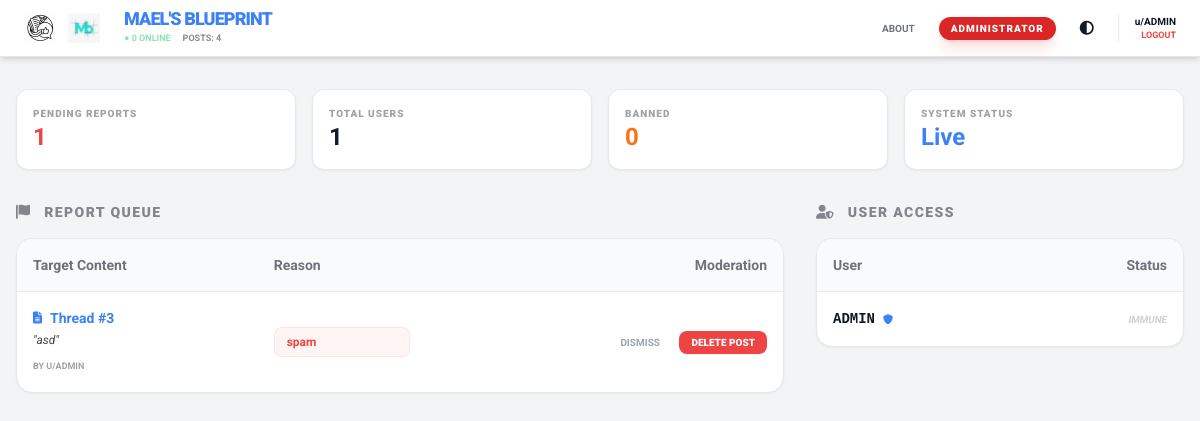
The page /admin (signed in) on the database its author committed.
### app.py (models this page shows)
class Report(db.Model):
    id = db.Column(db.Integer, primary_key=True)
    thread_id = db.Column(db.Integer, db.ForeignKey('thread.id'), nullable=True)
    comment_id = db.Column(db.Integer, db.ForeignKey('comment.id'), nullable=True)
    reason = db.Column(db.String(200))
    reporter = db.Column(db.String(20))
    thread = db.relationship('Thread', backref='reported_in')
    comment = db.relationship('Comment', backref='reported_in')

class Thread(db.Model):
    id = db.Column(db.Integer, primary_key=True)
    faculty = db.Column(db.String(50))
    subject_code = db.Column(db.String(20))
    subject_name = db.Column(db.String(100))
    content = db.Column(db.Text)
    file_path = db.Column(db.String(200), nullable=True)
    author = db.Column(db.String(20))
    date_posted = db.Column(db.DateTime, default=lambda: datetime.now(timezone.utc))
    votes = db.relationship('Vote', backref='thread', cascade="all, delete-orphan")
    comments = db.relationship('Comment', backref='thread', cascade="all, delete-orphan")

class User(db.Model):
    id = db.Column(db.Integer, primary_key=True)
    student_id = db.Column(db.String(11), unique=True, nullable=False)
    password = db.Column(db.String(100), nullable=False)
    is_banned = db.Column(db.Boolean, default=False)
    is_admin = db.Column(db.Boolean, default=False)

### app.py (the view)
@app.route('/admin')
def admin():
    if not session.get('is_admin'): return redirect(url_for('index'))
    return render_template('admin.html', reports=Report.query.all(), users=User.query.all())

### app.py (called while the page is built)
@app.context_processor
def inject_globals():
    user_votes = []
    if 'user' in session:
        v_list = Vote.query.filter_by(user_id=session['user']).all()
        user_votes = [f"t{v.thread_id}" if v.thread_id else f"c{v.comment_id}" for v in v_list]
    return dict(
        uv=user_votes,
        total_posts=Thread.query.count(),
        total_votes=Vote.query.count(),
        online_users=active_users,
        site_name="Mael's Blueprint"
    )

### templates/admin.html (shortened to what this page needs)
<!DOCTYPE html>
<html lang="en">
<head>
    <script src="https://cdn.tailwindcss.com"></script>
    <link rel="stylesheet" href="https://cdnjs.cloudflare.com/ajax/libs/font-awesome/6.0.0/css/all.min.css">
</head>
<body class="bg-gray-100 dark:bg-[#030303] text-gray-900 dark:text-[#D7DADC] min-h-screen transition-colors">
    <nav class="sticky top-0 z-50 bg-white dark:bg-[#1A1A1B] border-b dark:border-[#343536] px-6 py-2 flex justify-between items-center shadow-md">
        <div class="flex items-center gap-6">
            <div class="flex items-center gap-3">
                <img src="{{ url_for('static', filename='logo.png') }}" class="w-8 h-8 object-contain cursor-pointer" onclick="location.href='/'">
                <img src="{{ url_for('static', filename='logo2.png') }}" class="w-8 h-8 object-contain cursor-pointer" onclick="location.href='/'">
            </div>
            <div class="flex flex-col cursor-pointer" onclick="location.href='/'">
                <h1 class="font-black text-lg text-blue-500 leading-none uppercase tracking-tighter">Mael's Blueprint</h1>
                <div class="flex gap-3 text-[9px] font-bold opacity-50 uppercase mt-1">
                    <span class="text-green-500">● <span id="online-count">{{ online_users }}</span> Online</span>
                    <span>Posts: {{ total_posts }}</span>
                </div>
            </div>
        </div>
        <div class="flex items-center gap-4">
            <a href="/about" class="text-[10px] font-bold uppercase opacity-60 hover:opacity-100 transition-all mr-2">About</a>
            <span class="bg-red-600 text-white px-3 py-1 rounded-full text-[10px] font-black uppercase tracking-widest shadow-lg shadow-red-500/20">Administrator</span>
            <button onclick="toggleDarkMode()" class="p-2 rounded-full hover:bg-gray-100 dark:hover:bg-gray-800 transition-colors">
                <i class="fas fa-adjust text-sm"></i>
            </button>
            <div class="flex flex-col items-end border-l dark:border-[#343536] pl-4">
                <span class="text-[10px] font-bold">u/{{ session['user'] }}</span>
                <a href="/logout" class="text-[9px] text-red-500 font-bold uppercase hover:underline">Logout</a>
            </div>
        </div>
    </nav>
    <main class="max-w-7xl mx-auto mt-8 px-4 pb-20">
        <div class="grid grid-cols-2 md:grid-cols-4 gap-4 mb-8">
            <div class="bg-white dark:bg-[#1A1A1B] p-4 rounded-xl border dark:border-[#343536] shadow-sm">
                <p class="text-[10px] font-black opacity-40 uppercase tracking-widest">Pending Reports</p>
                <p class="text-2xl font-bold {{ 'text-red-500' if reports|length > 0 else 'text-green-500' }}">{{ reports|length }}</p>
            </div>
            <div class="bg-white dark:bg-[#1A1A1B] p-4 rounded-xl border dark:border-[#343536] shadow-sm">
                <p class="text-[10px] font-black opacity-40 uppercase tracking-widest">Total Users</p>
                <p class="text-2xl font-bold">{{ users|length }}</p>
            </div>
            <div class="bg-white dark:bg-[#1A1A1B] p-4 rounded-xl border dark:border-[#343536] shadow-sm">
                <p class="text-[10px] font-black opacity-40 uppercase tracking-widest">Banned</p>
                <p class="text-2xl font-bold text-orange-500">{{ users|selectattr('is_banned')|list|length }}</p>
            </div>
            <div class="bg-white dark:bg-[#1A1A1B] p-4 rounded-xl border dark:border-[#343536] shadow-sm">
                <p class="text-[10px] font-black opacity-40 uppercase tracking-widest">System Status</p>
                <p class="text-2xl font-bold text-blue-500">Live</p>
            </div>
        </div>
        <div class="grid grid-cols-1 lg:grid-cols-12 gap-8">
            <div class="lg:col-span-8">
                <h2 class="text-sm font-black uppercase opacity-50 mb-4 tracking-widest"><i class="fas fa-flag mr-2"></i> Report Queue</h2>
                <div class="bg-white dark:bg-[#1A1A1B] rounded-2xl border dark:border-[#343536] overflow-hidden shadow-sm">
                    <table class="w-full text-left text-sm">
                        <thead class="bg-gray-50 dark:bg-[#151516] border-b dark:border-[#343536]">
                            <tr>
                                <th class="p-4 font-bold opacity-60">Target Content</th>
                                <th class="p-4 font-bold opacity-60">Reason</th>
                                <th class="p-4 font-bold opacity-60 text-right">Moderation</th>
                            </tr>
                        </thead>
                        <tbody class="divide-y dark:divide-[#343536]">
                            {% if reports %}
                                {% for r in reports %}
                                <tr class="hover:bg-gray-50 dark:hover:bg-white/5 transition">
                                    <td class="p-4">
                                        <div class="flex flex-col gap-1">
                                            {% if r.thread_id %}
                                                <div class="flex items-center gap-2">
                                                    <i class="fas fa-file-alt text-blue-500 text-xs"></i>
                                                    <a href="/thread/{{ r.thread_id }}" class="font-bold text-blue-500 hover:underline">Thread #{{ r.thread_id }}</a>
                                                </div>
                                                <p class="text-xs italic opacity-80 line-clamp-2">"{{ r.thread.content }}"</p>
                                            {% elif r.comment_id %}
                                                <div class="flex items-center gap-2">
                                                    <i class="fas fa-comment-dots text-purple-500 text-xs"></i>
                                                    <span class="font-bold text-purple-500">Comment #{{ r.comment_id }}</span>
                                                </div>
                                                <p class="text-xs italic opacity-80 line-clamp-2">"{{ r.comment.content }}"</p>
                                            {% endif %}
                                            <p class="text-[9px] opacity-40 uppercase font-bold mt-1">By u/{{ r.reporter }}</p>
                                        </div>
                                    </td>
                                    <td class="p-4">
                                        <div class="bg-red-500/5 text-red-500 px-3 py-1.5 rounded-lg text-xs font-bold border border-red-500/10">
                                            {{ r.reason }}
                                        </div>
                                    </td>
                                    <td class="p-4 text-right space-x-2">
                                        <a href="/admin/action/ignore/{{ r.id }}" class="text-[10px] font-bold text-gray-400 hover:text-gray-600 dark:hover:text-white uppercase px-2">Dismiss</a>
                                        {% if r.thread_id %}
                                            <a href="/admin/action/del/{{ r.thread_id }}" onclick="return confirm('Delete this thread permanently?')" class="bg-red-500 text-white px-3 py-1.5 rounded-lg text-[10px] font-black uppercase hover:bg-red-600 transition shadow-sm">Delete Post</a>
                                        {% else %}
                                            <a href="/admin/action/del_comment/{{ r.comment_id }}" onclick="return confirm('Delete this comment?')" class="bg-orange-500 text-white px-3 py-1.5 rounded-lg text-[10px] font-black uppercase hover:bg-orange-600 transition shadow-sm">Delete Comment</a>
                                        {% endif %}
                                    </td>
                                </tr>
                                {% endfor %}
                            {% endif %}
                        </tbody>
                    </table>
                </div>
            </div>
            <div class="lg:col-span-4">
                <h2 class="text-sm font-black uppercase opacity-50 mb-4 tracking-widest"><i class="fas fa-user-shield mr-2"></i> User Access</h2>
                <div class="bg-white dark:bg-[#1A1A1B] rounded-2xl border dark:border-[#343536] overflow-hidden shadow-sm">
                    <div class="max-h-[600px] overflow-y-auto">
                        <table class="w-full text-left text-sm">
                            <thead class="bg-gray-50 dark:bg-[#151516] border-b dark:border-[#343536] sticky top-0">
                                <tr>
                                    <th class="p-4 font-bold opacity-60">User</th>
                                    <th class="p-4 font-bold opacity-60 text-right">Status</th>
                                </tr>
                            </thead>
                            <tbody class="divide-y dark:divide-[#343536]">
                                {% for u in users %}
                                <tr class="hover:bg-gray-50 dark:hover:bg-white/5 transition">
                                    <td class="p-4">
                                        <div class="font-mono font-bold flex items-center gap-2">
                                            {{ u.student_id }}
                                            {% if u.is_admin %}
                                                <i class="fas fa-shield-alt text-blue-500 text-[10px]" title="Admin User"></i>
                                            {% endif %}
                                        </div>
                                    </td>
                                    <td class="p-4 text-right">
                                        {% if not u.is_admin %}
                                            <a href="/admin/action/ban/{{ u.id }}" class="text-[10px] font-black uppercase transition p-1.5 rounded-lg inline-block w-16 text-center {{ 'text-green-500 bg-green-500/10 hover:bg-green-500/20 border border-green-500/20' if u.is_banned else 'text-red-500 bg-red-500/10 hover:bg-red-500/20 border border-red-500/20' }}">
                                                {{ 'Unban' if u.is_banned else 'Ban' }}
                                            </a>
                                        {% else %}
                                            <span class="text-[10px] opacity-20 font-bold uppercase italic">Immune</span>
                                        {% endif %}
                                    </td>
                                </tr>
                                {% endfor %}
                            </tbody>
                        </table>
                    </div>
                </div>
            </div>
        </div>
    </main>
</body>
</html>

### templates/admin.html (style rules this page uses)
body { font-family: 'Roboto', sans-serif; }

### rows shown on the page
Report: thread_id "3", thread.content "asd", reporter "ADMIN", reason "spam"
User: student_id "ADMIN", is_admin True (drawn)

### other values the page prints
{{ online_users }} "0"
{{ total_posts }} "4"
{{ session['user'] }} "ADMIN"
{{ reports|length }} "1"
{{ users|length }} "1"
{{ users|selectattr('is_banned')|list|length }} "0"
